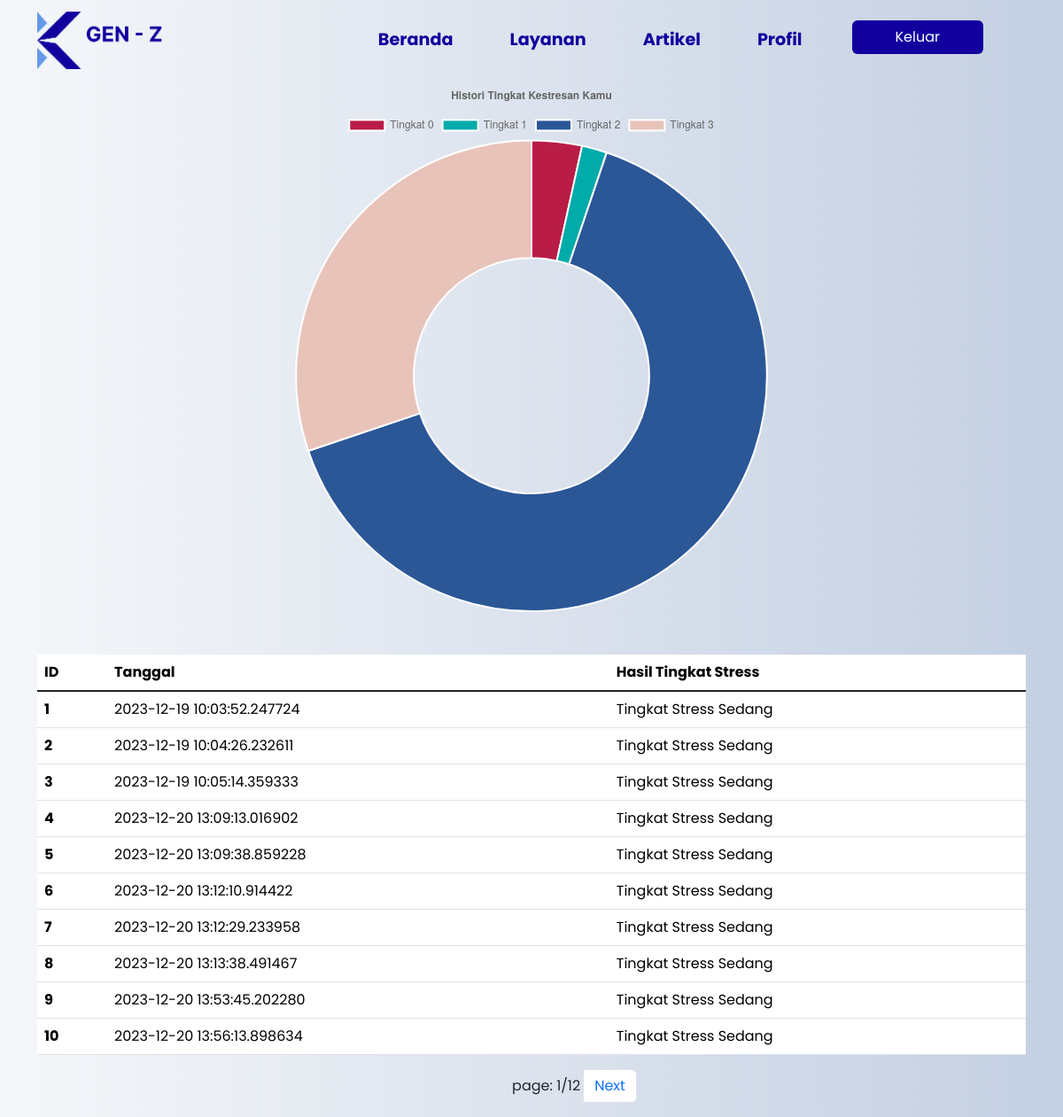
Page /history (signed in) on the committed database.
### app.py (models this page shows, shortened)
class History(db.Model):
    id = db.Column(db.Integer, primary_key=True)
    result = db.Column(db.Integer, nullable=False)
    date = db.Column(db.DateTime, default=datetime.now)
    user_id = db.Column(db.Integer, db.ForeignKey('user.id'))

### app.py (the view)
@app.route("/history")
def history():
    t0 = 0
    t1 = 0
    t2 = 0
    t3 = 0
    if session.get('user_id') is None:
        return redirect(url_for('index'))
    else :
        history = db.session.query(History.result).where(History.user_id == session['user_id']).all()
        for history in history:
            if history[0] == 3:
                t0 += 1
            elif history[0] == 4:
                t1 += 1
            elif history[0] == 1 or history[0] == 5:
                t2 += 1
            elif history[0] == 2 or history[0] == 0:
                t3 += 1
            else:
                none = history
        hist = [t0, t1, t2, t3]
        idq = session['user_id']
        history_user = db.session.execute(db.select(History).where(History.user_id == idq).order_by(History.id)).scalars()
        title = "K-Genz | History"
        return render_template("user/history.html", hist = hist, title = title, ri = history_user)

### templates/user/history.html (shortened to what this page needs)
{% extends "user/layouts/main_utama.html" %}
{% block content1 %}
<body>
  <canvas id="myChart"></canvas>
  <div class="histori mt-5">
    <div class="container">
      <table class="table" id="listingTable">
        <thead>
          <tr>
            <th scope="col">ID</th>
            <th scope="col">Tanggal</th>
            <th scope="col">Hasil Tingkat Stress</th>
          </tr>
        </thead>
        <tbody class="table-group-divider">
          {% for riwayat in ri %}
          <tr>
            <th scope="row">{{ loop.index }}</th>
            <td>{{ riwayat.date }}</td>
            <td>{% if riwayat.result == 3  %}
              Tidak Ada Stress
              {% elif riwayat.result == 4 %}
              Tingkat Stress Rendah
              {% elif riwayat.result == 1 or riwayat.result == 5 %}
              Tingkat Stress Sedang
              {% elif riwayat.result == 2 or riwayat.result == 0 %}
              Tingkat Stress Tinggi
              {% endif %}</td>
          </tr>
          {% endfor %}
        </tbody>
      </table>
      <nav aria-label="Page navigation example">
        <ul class="pagination justify-content-center">
          <li class="page-item" ><a class="page-link" onclick="prevPage()" href='#listingTable' id="btn_prev">Previous</a></li>
          <li class="page-item d-flex ms-1 me-1" style="align-items: center;"><p style="margin: 0; text-align: center; width: 100%;">page: <span id="page"></span></p></li>
          <li class="page-item"><a class="page-link" onclick="nextPage()" href='#listingTable' id="btn_next">Next</a></li>
        </ul>
      </nav>
    </div>
  </div>
  <script>
    var xValues = ["Tingkat 0", "Tingkat 1", "Tingkat 2", "Tingkat 3"];
    var yValues = {{ hist }};
    console.log(yValues)
    var barColors = [
      "#b91d47",
      "#00aba9",
      "#2b5797",
      "#e8c3b9",
    ];
    new Chart("myChart", {
      type: "doughnut",
      data: {
        labels: xValues,
        datasets: [{
          backgroundColor: barColors,
          data: yValues
        }]
      },
      options: {
        title: {
          display: true,
          text: "Histori Tingkat Kestresan Kamu"
        }
      }
    });
  </script>
</body>
{% endblock content1 %}

### templates/user/layouts/main_utama.html (style rules this page uses)
html, body { font-family: 'poppins'; overflow: auto; background-image: linear-gradient(90deg, #f5f7fa 0%, #c3cfe2 100%); }

### rows in the picture
History: date "2023-12-19 10:03:52.247724", result "Tingkat Stress Sedang"
History: date "2023-12-19 10:04:26.232611", result "Tingkat Stress Sedang"
History: date "2023-12-19 10:05:14.359333", result "Tingkat Stress Sedang"
History: date "2023-12-20 13:09:13.016902", result "Tingkat Stress Sedang"
History: date "2023-12-20 13:09:38.859228", result "Tingkat Stress Sedang"
History: date "2023-12-20 13:12:10.914422", result "Tingkat Stress Sedang"
History: date "2023-12-20 13:12:29.233958", result "Tingkat Stress Sedang"
History: date "2023-12-20 13:13:38.491467", result "Tingkat Stress Sedang"
History: date "2023-12-20 13:53:45.202280", result "Tingkat Stress Sedang"
History: date "2023-12-20 13:56:13.898634", result "Tingkat Stress Sedang"

### other values in the picture
chart data {{ hist }} [4, 2, 75, 35]
